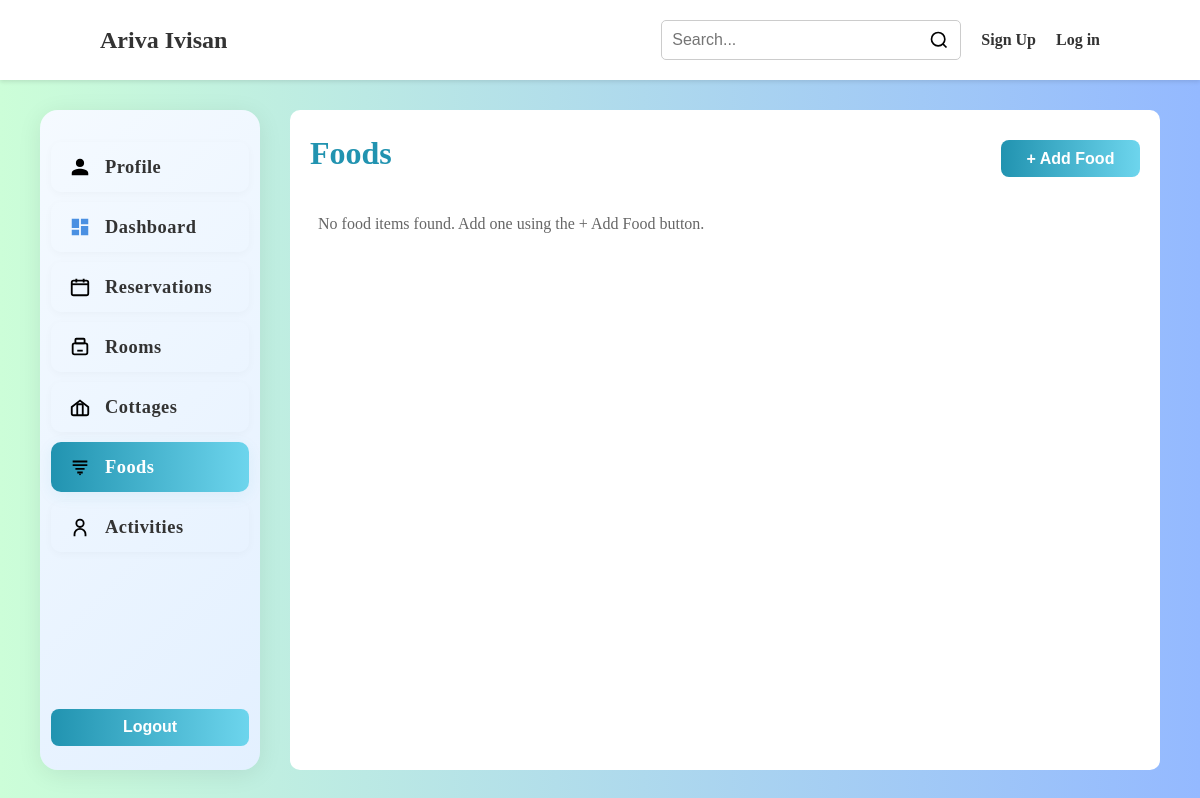
/owner/foods, run on an earlier commit of the app's database.
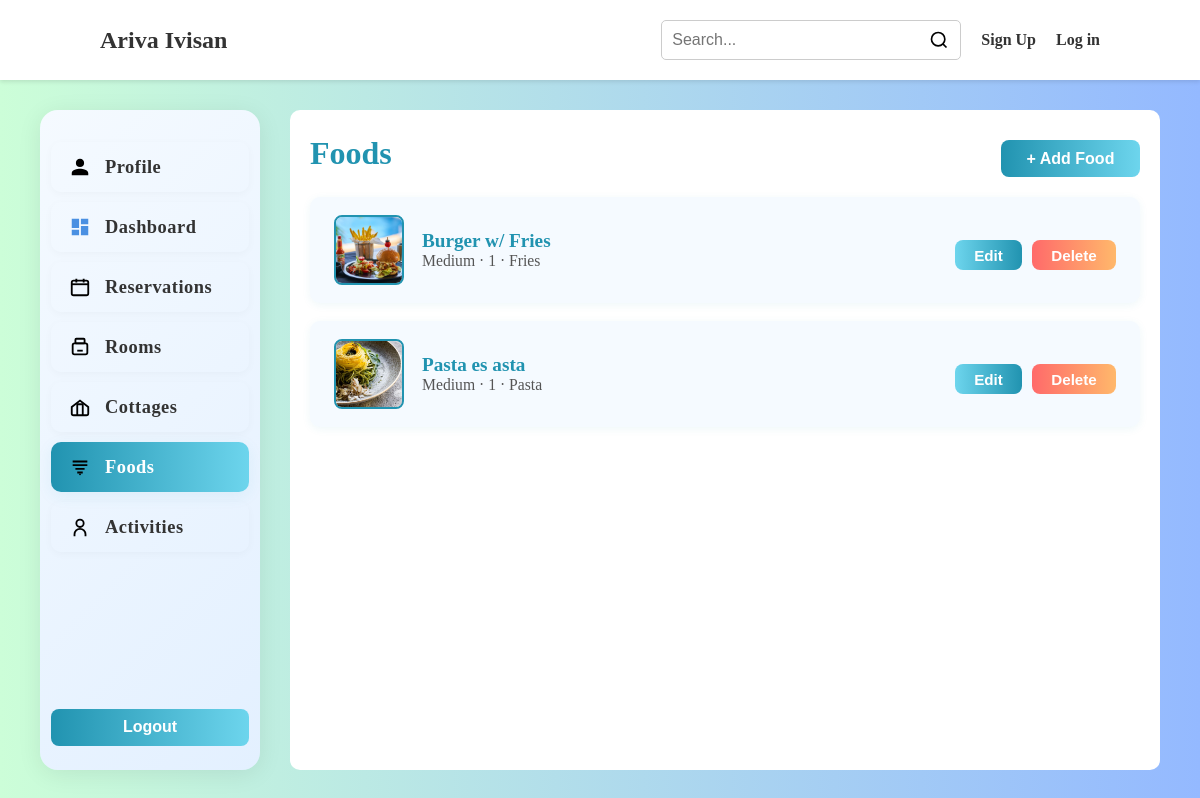
And on a later commit of the database.
### app.py (models this page shows)
class Food(db.Model):
    id = db.Column(db.Integer, primary_key=True)
    owner_id = db.Column(db.Integer, db.ForeignKey('owner.id'), nullable=True)
    name = db.Column(db.String(200), nullable=False)
    size = db.Column(db.String(100))
    capacity = db.Column(db.String(50))
    price = db.Column(db.String(50))
    other_feature1 = db.Column(db.String(200))
    other_feature2 = db.Column(db.String(200))
    other_feature3 = db.Column(db.String(200))
    other_feature4 = db.Column(db.String(200))
    image1 = db.Column(db.String(300))
    image2 = db.Column(db.String(300))
    image3 = db.Column(db.String(300))
    image4 = db.Column(db.String(300))
    image5 = db.Column(db.String(300))
    owner = db.relationship('Owner', backref=db.backref('foods', lazy=True))

### app.py (the view, shortened to what this page needs)
@app.route("/owner/foods", methods=["GET","POST"])
def owner_foods():
    foods = []
    if 'owner_id' in session:
        foods = Food.query.filter_by(owner_id=session['owner_id']).all()
    else:
        foods = Food.query.all()
    return render_template('owner/foods.html', foods=foods)

### templates/owner/foods.html (shortened to what this page needs)
<!DOCTYPE html>
<html lang="en">
<head>
</head>
<body>
    {% if session.user_id %}
        {% include 'partials/navbarLoggedInCustomer.html' %}
    {% elif session.owner_id %}
        {% include 'partials/navbarLoggedInOwner.html' %}
    {% else %}
        {% include 'partials/navbar.html' %}
    {% endif %}
    <div class="content">
        <div class="sidebar" style="display: flex; flex-direction: column; height: 100%; justify-content: flex-start;">
            <a href="#">
                <svg fill="#000000" viewBox="0 0 24 24" width="20px" xmlns="http://www.w3.org/2000/svg"><path d="M12 12c2.7 0 4.5-1.8 4.5-4.5S14.7 3 12 3 7.5 4.8 7.5 7.5 9.3 12 12 12zm0 2c-3 0-9 1.5-9 4.5V21h18v-2.5c0-3-6-4.5-9-4.5z"/></svg>
                <p>Profile</p>
            </a>
            <a href="{{ url_for('owner_dashboard') }}">
                <svg viewBox="0 0 24 24" width="20px" fill="none" xmlns="http://www.w3.org/2000/svg"><path d="M3 13h8V3H3v10zm0 8h8v-6H3v6zm10 0h8v-10h-8v10zm0-18v6h8V3h-8z" fill="#4a90e2"/></svg>
                <p>Dashboard</p>
            </a>
            <a href="{{ url_for('owner_reservations') }}">
                <svg viewBox="0 0 24 24" width="20px" fill="none" xmlns="http://www.w3.org/2000/svg"><rect x="3" y="5" width="18" height="16" rx="2" stroke="#000" stroke-width="2"/><path d="M16 3v4M8 3v4" stroke="#000" stroke-width="2"/><path d="M3 9h18" stroke="#000" stroke-width="2"/></svg>
                <p>Reservations</p>
            </a>
            <a href="{{ url_for('owner_rooms') }}">
                <svg viewBox="0 0 24 24" width="20px" fill="none" xmlns="http://www.w3.org/2000/svg"><rect x="4" y="8" width="16" height="12" rx="2" stroke="#000" stroke-width="2"/><path d="M9 16h6" stroke="#000" stroke-width="2"/><rect x="7" y="3" width="10" height="5" rx="1" stroke="#000" stroke-width="2"/></svg>
                <p>Rooms</p>
            </a>
            <a href="{{ url_for('owner_cottages') }}">
                <svg viewBox="0 0 24 24" width="20px" fill="none" xmlns="http://www.w3.org/2000/svg"><path d="M3 12l9-7 9 7v7a2 2 0 0 1-2 2H5a2 2 0 0 1-2-2v-7z" stroke="#000" stroke-width="2"/><path d="M9 21V9h6v12" stroke="#000" stroke-width="2"/></svg>
                <p>Cottages</p>
            </a>
            <a class="active" href="{{ url_for('owner_foods') }}">
                <svg viewBox="0 0 24 24" width="20px" fill="none" xmlns="http://www.w3.org/2000/svg"><path d="M4 6h16M4 10h16M7 14h10M9 18h6" stroke="#000" stroke-width="2"/><circle cx="12" cy="20" r="1" fill="#000"/></svg>
                <p>Foods</p>
            </a>
            <a href="#">
                <svg viewBox="0 0 24 24" width="20px" fill="none" xmlns="http://www.w3.org/2000/svg"><circle cx="12" cy="8" r="4" stroke="#000" stroke-width="2"/><path d="M6 22v-2a6 6 0 0 1 12 0v2" stroke="#000" stroke-width="2"/></svg>
                <p>Activities</p>
            </a>
            <form action="{{ url_for('logout') }}" method="get" style="width:90%;">
                <button type="submit" class="modern-button" style="width:100%;margin-top:20px;">Logout</button>
            </form>
        </div>
        <div class="main">
            <div class="profile-header">
                <div class="profile-title">Foods</div>
                <button class="modern-button" style="float:right; margin-left:auto;" id="addFoodBtn">+ Add Food</button>
            </div>
            <div class="foods-list" style="width:100%;">
                {% if foods and foods|length > 0 %}
                    {% for food in foods %}
                    <div class="food-card" data-food='{{ {'id': food.id|default(0), 'name': food.name|default(''), 'size': food.size|default(''), 'capacity': food.capacity|default(''), 'price': food.price|default(''), 'other_feature1': food.other_feature1|default(''), 'other_feature2': food.other_feature2|default(''), 'other_feature3': food.other_feature3|default(''), 'other_feature4': food.other_feature4|default(''), 'image1': food.image1|default(''), 'image2': food.image2|default(''), 'image3': food.image3|default(''), 'image4': food.image4|default(''), 'image5': food.image5|default('') }|tojson }}' style="display:flex;align-items:center;justify-content:space-between;background:#f5faff;border-radius:10px;padding:18px 24px;margin-bottom:18px;box-shadow:0 2px 8px rgba(33,147,176,0.08);">
                        <div style="display:flex;align-items:center;gap:18px;">
                            {% set thumb = food.image1 or food.image2 or food.image3 or food.image4 or food.image5 %}
                            <img src="/static/{{ thumb if thumb else 'images/bg.webp' }}" alt="Food Image" style="width:70px;height:70px;border-radius:8px;object-fit:cover;border:2px solid #2193b0;">
                            <div>
                                <div style="font-size:1.2rem;font-weight:bold;color:#2193b0;">{{ food.name }}</div>
                                <div style="color:#555;font-size:0.98rem;">{{ food.size or '' }} · {{ food.capacity or '' }} · {{ food.other_feature1 or '' }}</div>
                            </div>
                        </div>
                        <div style="display:flex;gap:10px;">
                            <button class="modern-button edit-food-btn" data-food-id="{{ food.id }}" style="background:linear-gradient(90deg,#6dd5ed 0%,#2193b0 100%);padding:0.4rem 1.2rem;font-size:0.95rem;">Edit</button>
                            <form method="post" action="{{ url_for('delete_food', food_id=food.id) }}" style="display:inline;">
                                <button type="submit" class="modern-button" style="background:linear-gradient(90deg,#ff6a6a 0%,#ffb86b 100%);padding:0.4rem 1.2rem;font-size:0.95rem;">Delete</button>
                            </form>
                        </div>
                    </div>
                    {% endfor %}
                {% else %}
                    <div style="color:#666;padding:18px 8px;">No food items found. Add one using the + Add Food button.</div>
                {% endif %}
            </div>
    </div>
    </div>
</body>
    </html>

### templates/partials/navbar.html (shortened to what this page needs)
<div class="navbar">
    <p class="title">Ariva Ivisan</p>
    <div class="nav-links">
        <div class="search-container">
            <input class="search" type="text" placeholder="Search...">
        </div>
        <a href="#" id="signUpLink">Sign Up</a>
        <a href="#">Log in</a>
    </div>
</div>

### templates/owner/foods.html (style rules this page uses)
* { margin: 0; padding: 0; box-sizing: border-box; }
body { height: 100vh; background: #CCFED8; background: linear-gradient(90deg, rgba(204, 254, 216, 1) 0%, rgba(148, 185, 255, 1) 100%); font-family: Georgia, 'Times New Roman', Times, serif; }
.navbar { display: flex; justify-content: space-between; align-items: center; height: 10vh; padding: 0 100px; background-color: #fff; box-shadow: 0 2px 4px rgba(0, 0, 0, 0.1); }
.title { font-size: 24px; font-weight: bold; color: #333; }
.nav-links { display: flex; align-items: center; }
.nav-links a { margin-left: 20px; text-decoration: none; color: #333; font-weight: bold; }
.content { display: flex; width: 100%; height: 90vh; padding: 30px 40px; }
.sidebar { background: linear-gradient(135deg, #f5faff 0%, #e3f0ff 100%); width: 22%; border: none; margin-right: 30px; display: flex; flex-direction: column; align-items: center; border-radius: 18px; padding: 32px 0 24px 0; box-shadow: 0 4px 24px rgba(0,0,0,0.08); min-width: 220px; transition: box-shadow 0.2s; }
.sidebar a { font-size: 1.15rem; width: 90%; display: flex; align-items: center; padding: 14px 18px; margin-bottom: 10px; border-radius: 10px; text-decoration: none; color: #333; transition: background 0.18s, color 0.18s, box-shadow 0.18s; cursor: pointer; box-shadow: 0 2px 8px rgba(0,0,0,0.03); }
.sidebar a.active { background: linear-gradient(90deg, #2193b0 0%, #6dd5ed 100%); color: #fff; box-shadow: 0 4px 16px rgba(33,147,176,0.08); }
.sidebar a svg { min-width: 22px; min-height: 22px; margin-right: 14px; transition: filter 0.18s; }
.sidebar a p { margin-left: 0; font-weight: 600; color: inherit; letter-spacing: 0.5px; }
.main { background-color: #fff; width: 100%; border-radius: 10px; padding: 20px; display: flex; flex-direction: column; justify-content: flex-start; height: 100%; overflow-y: auto; max-height: 90vh; }
.profile-header { display: flex; justify-content: space-between; align-items: center; margin-bottom: 20px; }
.profile-title { font-size: 2rem; font-weight: bold; color: #2193b0; }
.modern-button { background: linear-gradient(90deg, #2193b0 0%, #6dd5ed 100%); color: #fff; border: none; border-radius: 8px; font-size: 1rem; font-weight: bold; padding: 0.6rem 1.6rem; cursor: pointer; margin-top: 10px; }

### templates/partials/navbar.html (style rules this page uses)
.navbar { display: flex; justify-content: space-between; align-items: center; height: 10vh; padding: 0 100px; background-color: #fff; box-shadow: 0 2px 4px rgba(0, 0, 0, 0.1); }
.title { font-size: 24px; font-weight: bold; color: #333; }
.nav-links { display: flex; align-items: center; }
.nav-links a { margin-left: 20px; text-decoration: none; color: #333; font-weight: bold; }
.search-container { position: relative; width: 300px; }
.search { width: 100%; padding: 10px 40px 10px 10px; border: 1px solid #ccc; border-radius: 5px; font-size: 16px; }

What changed in the data, as far as the page shows it:
added Food: image1 (picture), name "Burger w/ Fries", size "Medium", capacity "1", other_feature1 "Fries"
added Food: image1 (picture), name "Pasta es asta", size "Medium", capacity "1", other_feature1 "Pasta"
Also different on the page:
text no longer shown: "No food items found. Add one using the + Add Food button."
